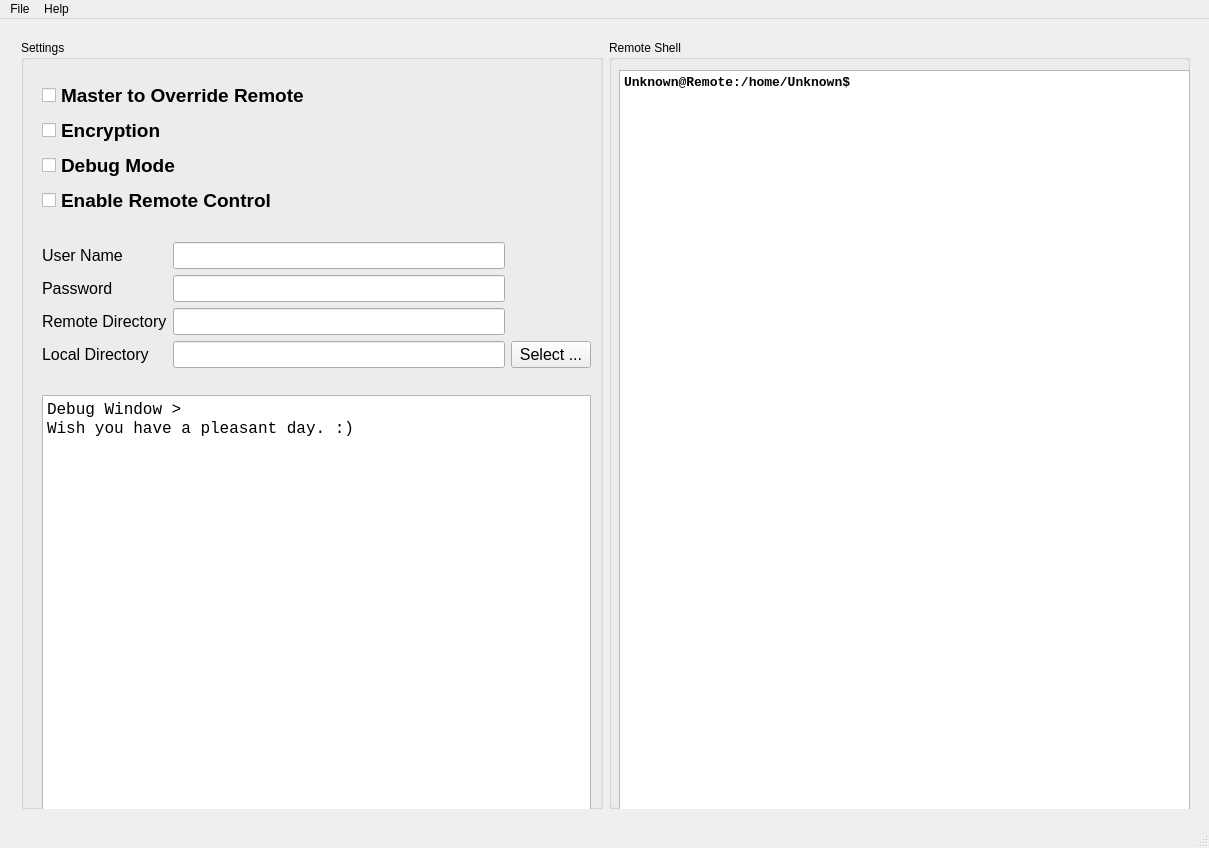
<?xml version="1.0" encoding="UTF-8"?>
<ui version="4.0">
 <class>MainWindow</class>
 <widget class="QMainWindow" name="MainWindow">
  <property name="geometry">
   <rect>
    <x>0</x>
    <y>0</y>
    <width>1209</width>
    <height>848</height>
   </rect>
  </property>
  <property name="windowTitle">
   <string>MainWindow</string>
  </property>
  <widget class="QWidget" name="centralWidget">
   <widget class="QWidget" name="horizontalLayoutWidget">
    <property name="geometry">
     <rect>
      <x>10</x>
      <y>10</y>
      <width>1191</width>
      <height>791</height>
     </rect>
    </property>
    <layout class="QHBoxLayout" name="mSettingHorizontalLayout">
     <item>
      <widget class="QGroupBox" name="mSettingGroupBox">
       <property name="title">
        <string>Settings</string>
       </property>
       <widget class="QWidget" name="verticalLayoutWidget">
        <property name="geometry">
         <rect>
          <x>10</x>
          <y>30</y>
          <width>571</width>
          <height>751</height>
         </rect>
        </property>
        <layout class="QVBoxLayout" name="mSettingverticalLayout">
         <item>
          <layout class="QFormLayout" name="mCheckBoxFormLayout">
           <item row="0" column="0">
            <widget class="QCheckBox" name="mMasterCheckBox">
             <property name="font">
              <font>
               <pointsize>14</pointsize>
               <weight>75</weight>
               <bold>true</bold>
              </font>
             </property>
             <property name="text">
              <string>Master to Override Remote</string>
             </property>
            </widget>
           </item>
           <item row="1" column="0">
            <widget class="QCheckBox" name="mEncryptionCheckBox">
             <property name="font">
              <font>
               <pointsize>14</pointsize>
               <weight>75</weight>
               <bold>true</bold>
              </font>
             </property>
             <property name="text">
              <string>Encryption</string>
             </property>
            </widget>
           </item>
           <item row="2" column="0">
            <widget class="QCheckBox" name="mDebugCheckBox">
             <property name="font">
              <font>
               <pointsize>14</pointsize>
               <weight>75</weight>
               <bold>true</bold>
              </font>
             </property>
             <property name="text">
              <string>Debug Mode</string>
             </property>
            </widget>
           </item>
           <item row="3" column="0">
            <widget class="QCheckBox" name="mRemoteControlCheckBox">
             <property name="font">
              <font>
               <pointsize>14</pointsize>
               <weight>75</weight>
               <bold>true</bold>
              </font>
             </property>
             <property name="text">
              <string>Enable Remote Control</string>
             </property>
            </widget>
           </item>
          </layout>
         </item>
         <item>
          <widget class="QLabel" name="mSettingBlanking1">
           <property name="font">
            <font>
             <pointsize>10</pointsize>
            </font>
           </property>
           <property name="text">
            <string/>
           </property>
          </widget>
         </item>
         <item>
          <layout class="QGridLayout" name="mInputBoxGridLayout">
           <item row="3" column="1">
            <widget class="QLineEdit" name="mLocalDirLineEdit">
             <property name="font">
              <font>
               <pointsize>12</pointsize>
              </font>
             </property>
            </widget>
           </item>
           <item row="3" column="2">
            <widget class="QPushButton" name="mSelectPushButton">
             <property name="font">
              <font>
               <pointsize>12</pointsize>
               <weight>50</weight>
               <bold>false</bold>
              </font>
             </property>
             <property name="text">
              <string>Select ...</string>
             </property>
            </widget>
           </item>
           <item row="1" column="0">
            <widget class="QLabel" name="mPasswordLabel">
             <property name="font">
              <font>
               <pointsize>12</pointsize>
               <weight>50</weight>
               <bold>false</bold>
              </font>
             </property>
             <property name="text">
              <string>Password</string>
             </property>
            </widget>
           </item>
           <item row="1" column="1">
            <widget class="QLineEdit" name="mPasswordLineEdit">
             <property name="font">
              <font>
               <pointsize>12</pointsize>
              </font>
             </property>
            </widget>
           </item>
           <item row="0" column="0">
            <widget class="QLabel" name="mUserNameLabel">
             <property name="font">
              <font>
               <pointsize>12</pointsize>
               <weight>50</weight>
               <bold>false</bold>
              </font>
             </property>
             <property name="text">
              <string>User Name</string>
             </property>
            </widget>
           </item>
           <item row="2" column="0">
            <widget class="QLabel" name="mRemoteDirLabel">
             <property name="font">
              <font>
               <pointsize>12</pointsize>
              </font>
             </property>
             <property name="text">
              <string>Remote Directory</string>
             </property>
            </widget>
           </item>
           <item row="3" column="0">
            <widget class="QLabel" name="mLocalDirLabel">
             <property name="font">
              <font>
               <pointsize>12</pointsize>
              </font>
             </property>
             <property name="text">
              <string>Local Directory</string>
             </property>
            </widget>
           </item>
           <item row="2" column="1">
            <widget class="QLineEdit" name="mRemoteDirLineEdit">
             <property name="font">
              <font>
               <pointsize>12</pointsize>
              </font>
             </property>
            </widget>
           </item>
           <item row="0" column="1">
            <widget class="QLineEdit" name="mUserNameLineEdit">
             <property name="font">
              <font>
               <pointsize>12</pointsize>
              </font>
             </property>
            </widget>
           </item>
          </layout>
         </item>
         <item>
          <widget class="QLabel" name="mSettingBlanking2">
           <property name="font">
            <font>
             <pointsize>10</pointsize>
             <weight>75</weight>
             <bold>true</bold>
            </font>
           </property>
           <property name="text">
            <string/>
           </property>
          </widget>
         </item>
         <item>
          <widget class="QTextEdit" name="mDebugTextEdit">
           <property name="font">
            <font>
             <family>Consolas</family>
             <pointsize>10</pointsize>
            </font>
           </property>
           <property name="html">
            <string>&lt;!DOCTYPE HTML PUBLIC &quot;-//W3C//DTD HTML 4.0//EN&quot; &quot;http://www.w3.org/TR/REC-html40/strict.dtd&quot;&gt;
&lt;html&gt;&lt;head&gt;&lt;meta name=&quot;qrichtext&quot; content=&quot;1&quot; /&gt;&lt;style type=&quot;text/css&quot;&gt;
p, li { white-space: pre-wrap; }
&lt;/style&gt;&lt;/head&gt;&lt;body style=&quot; font-family:'Consolas'; font-size:10pt; font-weight:400; font-style:normal;&quot;&gt;
&lt;p style=&quot; margin-top:0px; margin-bottom:0px; margin-left:0px; margin-right:0px; -qt-block-indent:0; text-indent:0px;&quot;&gt;&lt;span style=&quot; font-family:'Courier New'; font-size:12pt;&quot;&gt;Debug Window &amp;gt; &lt;/span&gt;&lt;/p&gt;
&lt;p style=&quot; margin-top:0px; margin-bottom:0px; margin-left:0px; margin-right:0px; -qt-block-indent:0; text-indent:0px;&quot;&gt;&lt;span style=&quot; font-family:'Courier New'; font-size:12pt;&quot;&gt;Wish you have a pleasant day. :)&lt;/span&gt;&lt;/p&gt;&lt;/body&gt;&lt;/html&gt;</string>
           </property>
          </widget>
         </item>
        </layout>
       </widget>
      </widget>
     </item>
     <item>
      <widget class="QGroupBox" name="mShellGroupBox">
       <property name="title">
        <string>Remote Shell</string>
       </property>
       <widget class="QTextEdit" name="mShellTextEditor">
        <property name="geometry">
         <rect>
          <x>10</x>
          <y>30</y>
          <width>571</width>
          <height>751</height>
         </rect>
        </property>
        <property name="font">
         <font>
          <family>Consolas</family>
          <pointsize>10</pointsize>
          <weight>75</weight>
          <bold>true</bold>
         </font>
        </property>
        <property name="html">
         <string>&lt;!DOCTYPE HTML PUBLIC &quot;-//W3C//DTD HTML 4.0//EN&quot; &quot;http://www.w3.org/TR/REC-html40/strict.dtd&quot;&gt;
&lt;html&gt;&lt;head&gt;&lt;meta name=&quot;qrichtext&quot; content=&quot;1&quot; /&gt;&lt;style type=&quot;text/css&quot;&gt;
p, li { white-space: pre-wrap; }
&lt;/style&gt;&lt;/head&gt;&lt;body style=&quot; font-family:'Consolas'; font-size:10pt; font-weight:600; font-style:normal;&quot;&gt;
&lt;p style=&quot; margin-top:0px; margin-bottom:0px; margin-left:0px; margin-right:0px; -qt-block-indent:0; text-indent:0px;&quot;&gt;Unknown@Remote:/home/Unknown$&lt;/p&gt;&lt;/body&gt;&lt;/html&gt;</string>
        </property>
       </widget>
      </widget>
     </item>
    </layout>
   </widget>
  </widget>
  <widget class="QMenuBar" name="mMenuBar">
   <property name="geometry">
    <rect>
     <x>0</x>
     <y>0</y>
     <width>1209</width>
     <height>21</height>
    </rect>
   </property>
   <widget class="QMenu" name="mMenuFile">
    <property name="title">
     <string>File</string>
    </property>
    <addaction name="mAactionExit"/>
   </widget>
   <widget class="QMenu" name="mMenuHelp">
    <property name="title">
     <string>Help</string>
    </property>
    <addaction name="mActionAbout"/>
   </widget>
   <addaction name="mMenuFile"/>
   <addaction name="mMenuHelp"/>
  </widget>
  <widget class="QStatusBar" name="mStatusBar"/>
  <action name="mActionAbout">
   <property name="text">
    <string>About</string>
   </property>
  </action>
  <action name="mAactionExit">
   <property name="text">
    <string>Exit</string>
   </property>
  </action>
 </widget>
 <layoutdefault spacing="6" margin="11"/>
 <tabstops>
  <tabstop>mMasterCheckBox</tabstop>
  <tabstop>mEncryptionCheckBox</tabstop>
  <tabstop>mDebugCheckBox</tabstop>
  <tabstop>mRemoteControlCheckBox</tabstop>
  <tabstop>mUserNameLineEdit</tabstop>
  <tabstop>mPasswordLineEdit</tabstop>
  <tabstop>mRemoteDirLineEdit</tabstop>
  <tabstop>mLocalDirLineEdit</tabstop>
  <tabstop>mSelectPushButton</tabstop>
  <tabstop>mDebugTextEdit</tabstop>
  <tabstop>mEncryptionCheckBox</tabstop>
  <tabstop>mDebugCheckBox</tabstop>
  <tabstop>mRemoteControlCheckBox</tabstop>
  <tabstop>mSelectPushButton</tabstop>
  <tabstop>mPasswordLineEdit</tabstop>
  <tabstop>mLocalDirLineEdit</tabstop>
  <tabstop>mRemoteDirLineEdit</tabstop>
  <tabstop>mUserNameLineEdit</tabstop>
  <tabstop>mMasterCheckBox</tabstop>
 </tabstops>
 <resources/>
 <connections/>
</ui>
